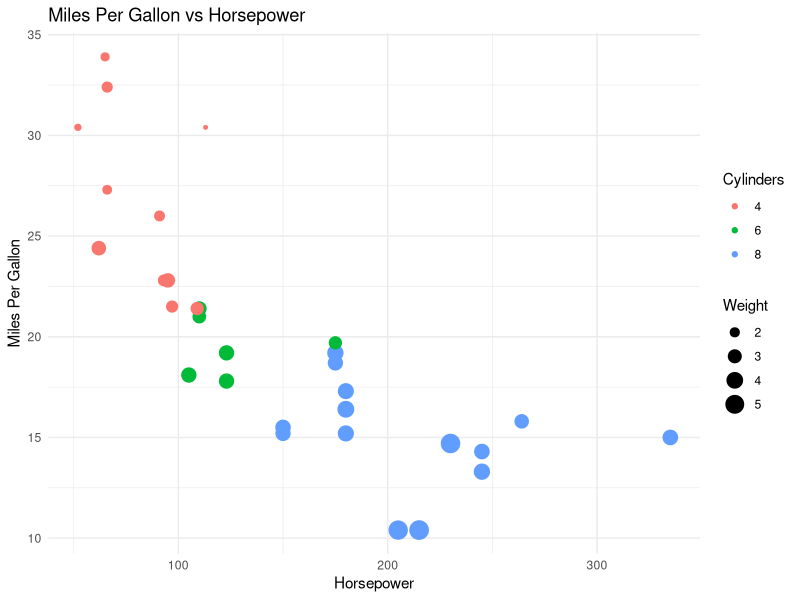
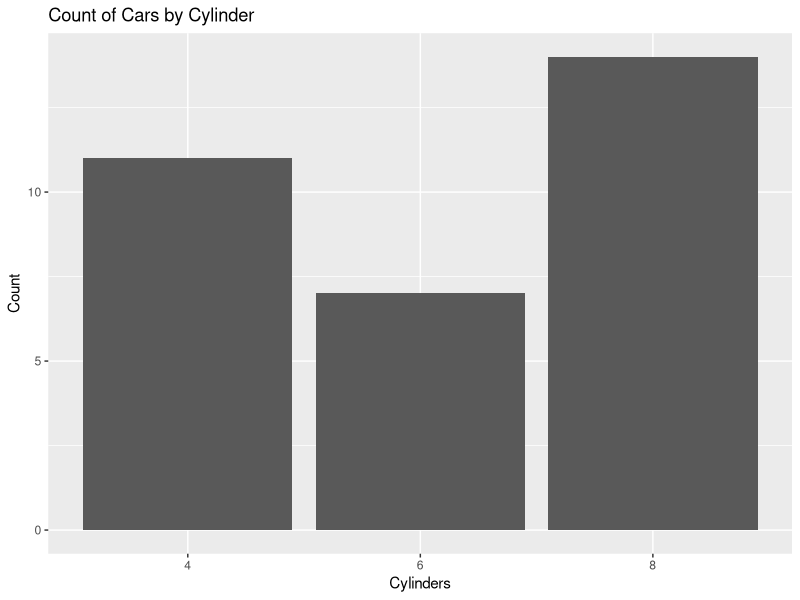

Reproduce these figures in R, in order.
## ---- chunk 1
knitr::opts_chunk$set(echo = TRUE)
## ---- chunk 2
# Load libraries
library(tidyverse)

# Load mtcars dataset
data(mtcars)

# Basic summary of the dataset
summary(mtcars)

# Improved scatter plot with color and size aesthetics
ggplot(mtcars, aes(x = hp, y = mpg, color = factor(cyl), size = wt)) +
  geom_point() +
  theme_minimal() +
  labs(title = "Miles Per Gallon vs Horsepower",
       x = "Horsepower",
       y = "Miles Per Gallon",
       color = "Cylinders",
       size = "Weight")


# Linear model predicting mpg based on hp
model <- lm(mpg ~ hp, data = mtcars)
summary(model)

## ---- chunk 3
# Bar plot of the number of cylinders
ggplot(mtcars, aes(x = factor(cyl))) +
  geom_bar() +
  labs(title = "Count of Cars by Cylinder",
       x = "Cylinders",
       y = "Count")
